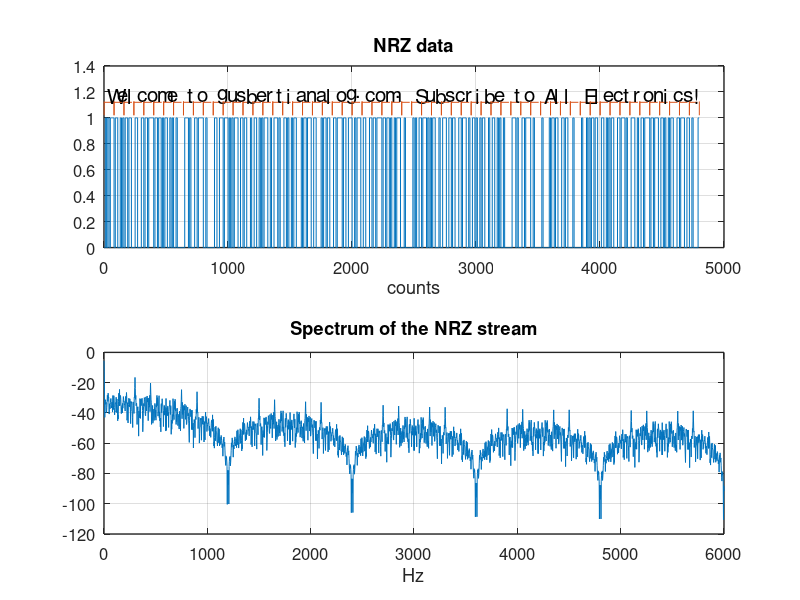
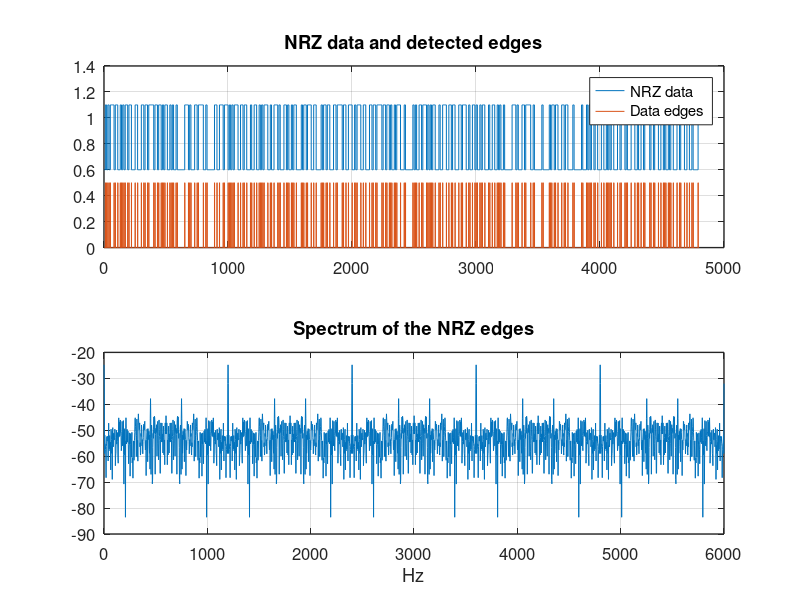
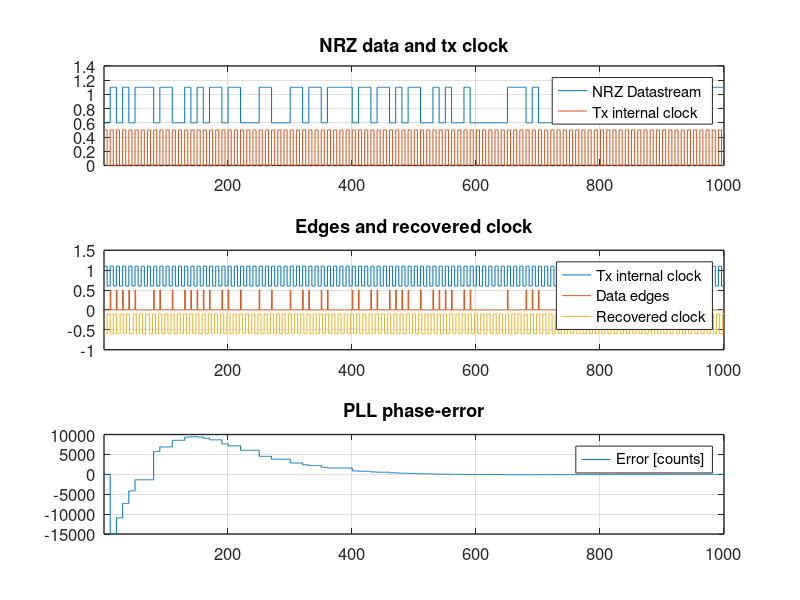
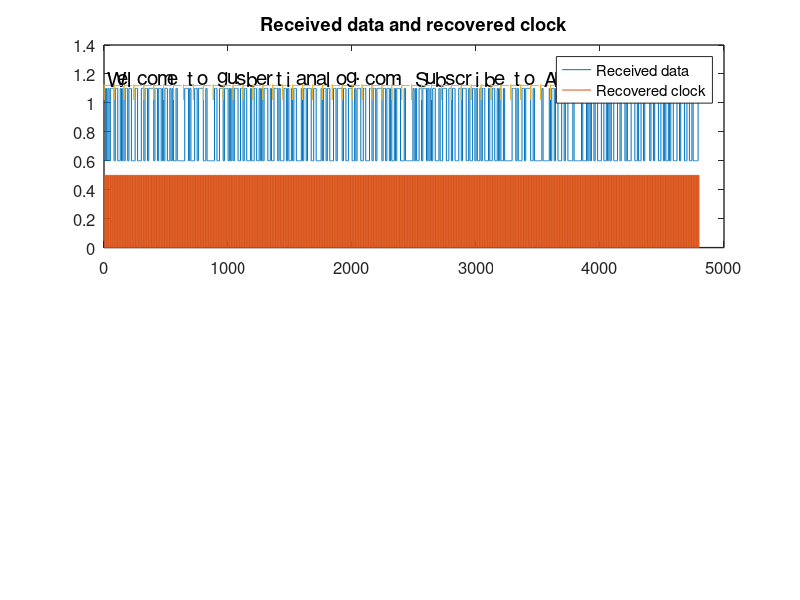

The MATLAB script that drew these images, in order:
clear all; 

global bitrate    = 1200;
global oversample = 10;
global Ts         = 1 / (oversample * bitrate);

message = 'Welcome to gusbertianalog.com. Subscribe to All Electronics!';

function [nrz, clk] = message_to_nrz(m) 
  global oversample;
  
  nrz = dec2bin(m + 0, 8); 
  nrz = nrz'(:)' - 48;
  nrz = repelem(nrz, oversample);
  
  clk = zeros(1, 2 * numel(nrz) / oversample);
  clk(1:2:end) = 1;
  clk = repelem(clk, oversample / 2);
endfunction

function plot_spectrum(signal)
  global Ts;
  
  n      = numel(signal);
  
  freq   = 2 * fft(signal .* hamming(n)') / n; 
  freq   = freq(1:end/2); 
  freq   = 20 * log10(abs(freq));
  
  fs     = linspace(0, 0.5 / Ts, numel(freq));
  
  plot(fs, freq);
  grid on;
endfunction

function nrzi = nrzi_from_nrz(signal)
  global oversample; 
  
  register = 0; 
  n        = numel(signal); 
  bits     = n / oversample;
  
  nrzi = [];  
  
  i = 1;
  
  while(i < n)
    s = signal(i);   
    
    o = xor(s, register);
    register = o;
    
    nrzi = [nrzi o];
  
    i += oversample;
  endwhile;
  
  nrzi = repelem(nrzi, oversample);
endfunction

function nrz = nrz_from_nrzi(signal)
  global oversample; 
  
  register = 0; 
  n        = numel(signal); 
  bits     = n / oversample;
  
  nrz = [];  
  
  i = 1;
  
  while(i < n)
    s = signal(i);   
    
    o = xor(s, register);
    register = s;
    
    nrz = [nrz o];
  
    i += oversample;
  endwhile;
  
  nrz = repelem(nrz, oversample);
endfunction


function plot_clocked_signal(signal, clk)
  signal = 0.6 + signal / 2;
  clk    = clk / 2;
  
  stairs(signal); hold on;
  stairs(clk);
endfunction

function edges = edge_detection(signal)
  delayed = [0 signal(1:end-1)];
  
  edges = xor(delayed, signal);
endfunction

function [clk, err, word] = pll_clock_recovery(signal)
  global Ts;
  global oversample; 
  
  nco_width = 65536;
  
  n    = numel(signal);
  clk  = [];
  err  = [];
  word = [];
  
  e  = 0;
  le = 0;
  
  nco_bias     = round(nco_width / oversample) - 140;
  nco_word     = 0;
  nco_phase    = 0; 
  phase_target = 270;
  phase_target = round(phase_target * nco_width / 360);
  
  pi  = 0;
  kp  = 1 / 2^6;
  ki  = 1 / 2^9;
  kd  = 0;
  int = 0;
  
  i = 1; 
  
  nco = 0;
  
  last_sample = 0;
  
  while(i < n)
  
    if (xor(last_sample, signal(i)))
      e = (phase_target - nco_phase); 
      int      = int + e;
      nco_word = kp * e + ki * int;
    endif
        
    last_sample = signal(i); 
 
    nco_phase = nco_phase + nco_bias + nco_word;    
    
    while (nco_phase >= nco_width)
      nco_phase = nco_phase - nco_width;
    endwhile
    while (nco_phase < 0)
      nco_phase = nco_phase + nco_width;
    endwhile
    
    nco = nco_phase >= (nco_width / 2);

            
    clk  = [clk nco];
    err  = [err e];
    word = [word nco_word];
  
    i++;
  endwhile
  
endfunction

function plot_message(message)
  global oversample;
  
  Y = 1.1;
  H = 0.08;
  W = oversample * 8;
  
  hold on; 

  i = 1; 
  
  x = 1; 
  
  while(i <= numel(message))
    line([x + W, x + W], [Y - H, Y + H/3]);
    line([x + 0, x + 0], [Y - H, Y + H/3]);

    line([x, x + W], [Y + H/4, Y + H/4], 'linestyle', '-.');

    text(x + W/2 - 9, Y + H/1.15, message(i), 'fontsize', 15);
    
    x = x + W;
    i = i + 1;
  endwhile
  
  hold off;
endfunction


clf;

[nrz, clk] = message_to_nrz(message);
nrzi       = nrzi_from_nrz(nrz);
decod      = nrz_from_nrzi(nrzi);
edges      = edge_detection(nrz);
decod2     = nrz_from_nrzi(not(nrzi));

[recovery, recovery_error, word] = pll_clock_recovery(nrz);

figure(1);
sub1 = subplot(2, 1, 1);
stairs(nrz);
plot_message(message); grid on;
title('NRZ data'); xlabel('counts');
set(gca, "linewidth", 1, "fontsize", 12);

sub2 = subplot(2, 1, 2); 
plot_spectrum(nrz); grid on; 
title('Spectrum of the NRZ stream'); xlabel('Hz');
set(gca, "linewidth", 1, "fontsize", 12);


figure(2);
sub1 = subplot(2, 1, 1); 
plot_clocked_signal(nrz, edges); grid on;
title('NRZ data and detected edges');
legend('NRZ data', 'Data edges');
set(gca, "linewidth", 1, "fontsize", 12);


sub2 = subplot(2, 1, 2);
plot_spectrum(edges); grid on; 
title('Spectrum of the NRZ edges'); xlabel('Hz');
set(gca, "linewidth", 1, "fontsize", 12);


figure(3); 
seg = 1000;
sub1 = subplot(3, 1, 1);
%stairs(clk); hold on;
%stairs(recovery);
plot_clocked_signal(nrz, clk);
grid on; 
title('NRZ data and tx clock');
legend('NRZ Datastream', 'Tx internal clock'); 

xlim([1, seg]);
set(gca, "linewidth", 1, "fontsize", 12)


sub2 = subplot(3, 1, 2);
%plot_clocked_signal(nrz, recovery);
%stairs(clk + 0); hold on;
%stairs(recovery);
plot_clocked_signal(clk, edges);
stairs(-0.6 + recovery/2);

grid on; 
title('Edges and recovered clock'); 
legend('Tx internal clock', 'Data edges', 'Recovered clock');
set(gca, "linewidth", 1, "fontsize", 12)

sub3 = subplot(3, 1, 3);

stairs(recovery_error); hold on;
grid on; 
title('PLL phase-error'); 
%stairs(word); hold on;
legend('Error [counts]');
xlim([1, seg]);

linkaxes([sub1, sub2, sub3], 'x');

set(gca, "linewidth", 1, "fontsize", 12)

figure(4); 
seg = 1000;
sub1 = subplot(2, 1, 1);
plot_clocked_signal(nrz, recovery);
plot_message(message);
set(gca, "linewidth", 1, "fontsize", 12)
title('Received data and recovered clock'); 
legend('Received data', 'Recovered clock');


